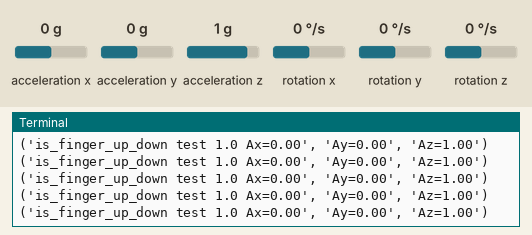
A program run on a simulated Raspberry Pi (BCM pin numbers). On the bench: the last lines printed to the terminal. The inputs (shaded band) are chosen by the test bench; at power-on: acceleration x 0 g, acceleration y 0 g, acceleration z 1 g, rotation x 0 °/s, rotation y 0 °/s, rotation z 0 °/s. Threads take turns every 2 ms.

Above: at 1.2 s.
1.3 s: acceleration x set to -1.4 g
At 1.43 s:
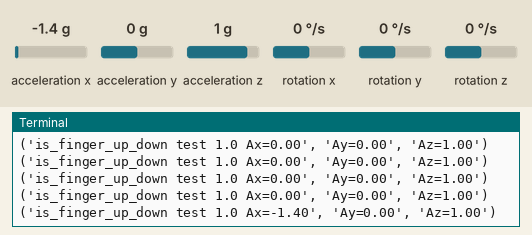
2.8 s: acceleration y set to -1.4 g
At 2.85 s:
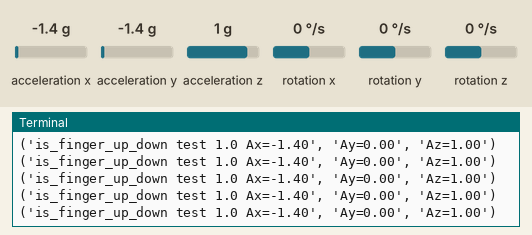
4.3 s: acceleration z set to -1.4 g
At 4.38 s:
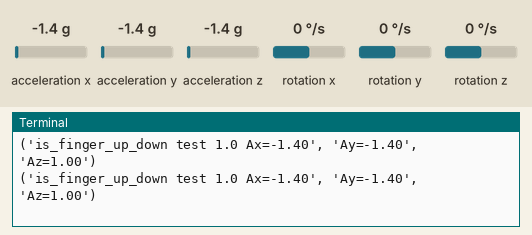

The program:

MPU6050AccAlgo.py
```python
"""
Read Gyro and Accelerometer by Interfacing Raspberry Pi with MPU6050 using Python
http://www.electronicwings.com
"""
import smbus  # import SMBus module of I2C
from time import sleep  # import
import threading
from enum import Enum
import  Queue
# some MPU6050 Registers and their Address
PWR_MGMT_1 = 0x6B
SMPLRT_DIV = 0x19
CONFIG = 0x1A
GYRO_CONFIG = 0x1B
INT_ENABLE = 0x38
ACCEL_XOUT_H = 0x3B
ACCEL_YOUT_H = 0x3D
ACCEL_ZOUT_H = 0x3F
GYRO_XOUT_H = 0x43
GYRO_YOUT_H = 0x45
GYRO_ZOUT_H = 0x47

qRaw_value = Queue.Queue(maxsize=3)
qProcessed_value = Queue.Queue(maxsize=3)
qGesture_event = Queue.Queue(maxsize=3)

GES_EVENT_FINGER_UP = 0x01
GES_EVENT_FINGER_UP_DOWN = 0x02
GES_EVENT_LEFT_TURN = 0x03
GES_EVENT_LEFT_FLIP = 0x04
GES_EVENT_RIGHT_TURN = 0x05
GES_EVENT_RIGHT_FLIP = 0x06

FINGER_UP_X_LOW  = -1.0
FINGER_UP_X_HIGH = -0.30
FINGER_UP_Y_LOW = -0.20
FINGER_UP_Y_HIGH = 0.20
FINGER_UP_Z_LOW = 0.50
FINGER_UP_Z_HIGH = 1.0

FLIP_X_LOW  = -0.30
FLIP_X_HIGH = 0
FLIP_Y_LOW = -0.10
FLIP_Y_HIGH = 0.30
FLIP_Z_LOW = -1.0
FLIP_Z_HIGH = -0.95

def detect_gesture_event(sens_val):
	print (
		"is_finger_up_down test 1.0 Ax=%.2f" % sens_val['Ax'], "Ay=%.2f" % sens_val['Ay'],
		"Az=%.2f" % sens_val['Az'])
	acc_x = sens_val['Ax']
	acc_y = sens_val['Ay']
	acc_z = sens_val['Az']
	if FINGER_UP_X_LOW < acc_x < FINGER_UP_X_HIGH :
		if FINGER_UP_Y_LOW < acc_y < FINGER_UP_Y_HIGH \
				and FINGER_UP_Z_LOW < acc_z < FINGER_UP_Z_HIGH:
			print 'GES_EVENT_FINGER_UP'
			# print (
			# 	"is_finger_up_down test 1.0 Ax=%.2f" % sens_val['Ax'], "Ay=%.2f" % sens_val['Ay'],
			# 	"Az=%.2f" % sens_val['Az'])

	if FLIP_X_LOW < acc_x < FLIP_X_HIGH:
		if FLIP_Y_LOW < acc_y < FLIP_Y_HIGH \
				and FLIP_Z_LOW < acc_z < FLIP_Z_HIGH:
			print 'GES_EVENT_FLIP'
			# print (
			# 	"is_finger_up_down test 1.0 Ax=%.2f" % sens_val['Ax'], "Ay=%.2f" % sens_val['Ay'],
			# 	"Az=%.2f" % sens_val['Az'])
# def is_finger_up_down():


def detect_gesture():
	# Run algo to detect gesture
	while True:
		if qRaw_value.empty():
			# print ("waiting for raw data... ")
			continue

		detect_gesture_event(qRaw_value.get())
		# while True:
		# sens_val = qRaw_value.get()
		# print (
		# 	"is_finger_up_down Ax=%.2f" % sens_val['Ax'], "Ay=%.2f" % sens_val['Ay'],
		# 	"Az=%.2f" % sens_val['Az'])
		# acc_x = sens_val['Ax']
		# acc_y = sens_val['Ay']
		# acc_z = sens_val['Az']
		# print acc_x
		#
		# if acc_x < -0.40:
		# 	print 'GES_EVENT_FINGER_UP'
		# 	qGesture_event.put(GES_EVENT_FINGER_UP)


def setup_algo():
	# Create consumer thread
	detect_gesture_thread = threading.Thread(target=detect_gesture, name='detect_gesture')
	detect_gesture_thread.start()


def MPU_Init():
	# write to sample rate register
	bus.write_byte_data(Device_Address, SMPLRT_DIV, 7)

	# Write to power management register
	bus.write_byte_data(Device_Address, PWR_MGMT_1, 1)

	# Write to Configuration register
	bus.write_byte_data(Device_Address, CONFIG, 0)

	# Write to Gyro configuration register
	bus.write_byte_data(Device_Address, GYRO_CONFIG, 24)

	# Write to interrupt enable register
	bus.write_byte_data(Device_Address, INT_ENABLE, 1)


def read_raw_data(addr):
	# Accelero and Gyro value are 16-bit
	high = bus.read_byte_data(Device_Address, addr)
	low = bus.read_byte_data(Device_Address, addr + 1)

	# concatenate higher and lower value
	value = ((high << 8) | low)

	# to get signed value from mpu6050
	if (value > 32768):
		value = value - 65536
	return value


bus = smbus.SMBus(1)  # or bus = smbus.SMBus(0) for older version boards
Device_Address = 0x68  # MPU6050 device address

MPU_Init()
setup_algo()
print (" Reading Data of Gyroscope and Accelerometer")

while True:
	sens_values = {}
	# Read Accelerometer raw value
	acc_x = read_raw_data(ACCEL_XOUT_H)
	acc_y = read_raw_data(ACCEL_YOUT_H)
	acc_z = read_raw_data(ACCEL_ZOUT_H)

	# Read Gyroscope raw value
	gyro_x = read_raw_data(GYRO_XOUT_H)
	gyro_y = read_raw_data(GYRO_YOUT_H)
	gyro_z = read_raw_data(GYRO_ZOUT_H)

	# Full scale range +/- 250 degree/C as per sensitivity scale factor
	Ax = acc_x / 16384.0
	Ay = acc_y / 16384.0
	Az = acc_z / 16384.0

	Gx = gyro_x / 131.0
	Gy = gyro_y / 131.0
	Gz = gyro_z / 131.0

	sens_values['Ax'] = acc_x / 16384.0
	sens_values['Ay'] = acc_y / 16384.0
	sens_values['Az'] = acc_z / 16384.0

	sens_values['Gx'] = gyro_x / 131.0
	sens_values['Gy'] = gyro_y / 131.0
	sens_values['Gz'] = gyro_z / 131.0
	# print ("Ax=%.2f" % sens_values['Ax'], "Ay=%.2f" % sens_values['Ay'], "Az=%.2f" % sens_values['Az'])
	# print("Gx=%.2f" % Gx, "Gy=%.2f" % Gy, "Gz=%.2f" % Gz, "Ax=%.2f g" % Ax, "Ay=%.2f g" % Ay, "Az=%.2f g" % Az)
	# print 'Gyro : x={0:2f} y={1:2f} z={2:2f}  --- Acc : x={3:2f} y={4:2f} z={5:2f}'.format(Gx, Gy, Gz, Gx, Gy, Gz)
	qRaw_value.put(sens_values)
	sleep(0.1)
```

Measured:
- after the input at 1.3 s, the terminal: prints a new line at once (image 1)
